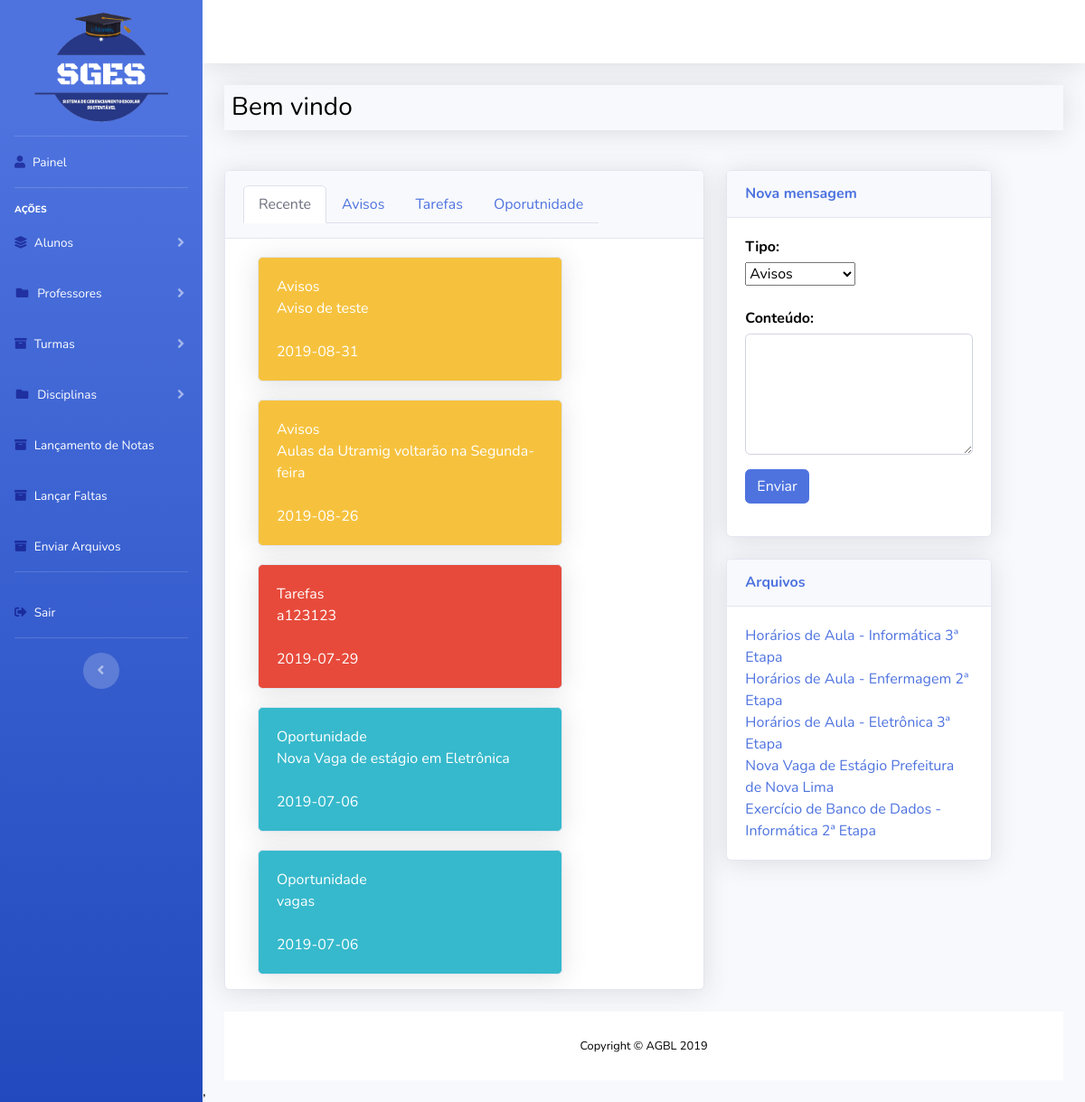
Page /admin/home.php (signed in) on the committed database.
### tables this page shows
CREATE TABLE IF NOT EXISTS `tbaviso` (
  `tbaviso_id` int(11) NOT NULL,
  `tipo` varchar(500) NOT NULL,
  `mensagem` varchar(500) NOT NULL,
  `data` date NOT NULL
);

CREATE TABLE IF NOT EXISTS `tbarquivos` (
  `idarquivo` int(11) NOT NULL,
  `nome_arquivo` varchar(255) NOT NULL,
  `tipo_arquivo` varchar(255) NOT NULL,
  `caminho_arquivo` varchar(255) NOT NULL,
  `tamanho_arquivo` varchar(255) NOT NULL
);

### classes/conecta.class.php (called while the page is built)
<?php
	class Conecta {
	public static $conn;
	public static function abrirConexao(){
	if (!isset (self::$conn)){
	self::$conn = new PDO('mysql:host=localhost;
	dbname=wpinfor09', 'root', '', array
	(PDO::MYSQL_ATTR_INIT_COMMAND=> "SET NAMES utf8"));
	}
	return self::$conn;
	 }
	}
?>

### admin/home.php (the view, shortened to what this page needs)
<?php
	include 'cabecalho.php';
	require_once "../classes/conecta.class.php";
?>
        <div class="container-fluid">
		  <div class="d-flex flex-column mb-4 shadow">
				<div class="p-2"><h1 class="h3 mb-0 align-items-center color-white">Bem vindo <?php echo $logado;?></h1></div>
          </div>
          <div class="row">
            <div class="col-xl-7 col-lg-5">
              <div class="card shadow mb-4">
                <div class="card-header py-3 d-flex flex-row align-items-center justify-content-between">
				   <ul class="nav nav-tabs" id="myTab" role="tablist">
					  <li class="nav-item">
						<a class="nav-link active" id="home-tab" data-toggle="tab" href="#home" role="tab" aria-controls="home" aria-selected="true">Recente</a>
					  </li>
					  <li class="nav-item">
							<a class="nav-link" id="profile-tab" data-toggle="tab" href="#profile" role="tab" aria-controls="profile" aria-selected="false">Avisos</a>
						  </li>
						  <li class="nav-item">
							<a class="nav-link" id="contact-tab" data-toggle="tab" href="#contact" role="tab" aria-controls="contact" aria-selected="false">Tarefas</a>
						  </li>
						  <li class="nav-item">
							<a class="nav-link" id="contact2-tab" data-toggle="tab" href="#contact2" role="tab" aria-controls="contact" aria-selected="false">Oporutnidade</a>
						  </li>
					  </ul>
			   </div>
				<div id="section1" class="container-fluid" id="recente">
					<div class="tab-content" id="myTabContent">
					  <div class="tab-pane fade show active" id="home" role="tabpanel" aria-labelledby="home-tab">
						<?php
                        $sql = " SELECT * from tbaviso ORDER BY data DESC LIMIT 5;";
                        $stmt = Conecta::abrirConexao()->prepare($sql);
                        $stmt->execute();
                        $linhas = $stmt->fetchAll(PDO::FETCH_ASSOC);
                          foreach ( $linhas as $linha ) {
							echo '<div class="col-lg-9 mb-3">
									<div class="card ';
									if ($linha["tipo"]== "Tarefas") {
										echo "bg-danger";
									}else if ($linha["tipo"] == "Avisos"){
										echo "bg-warning";
									}else if ($linha["tipo"] == "Oportunidade"){
										echo "bg-info";
									}
									echo ' text-white shadow">
									<div class="card-body">';
                            echo ("<tr><td>");
                            echo($linha['tipo']);
                            echo("</td><br><td>");
                            echo($linha['mensagem']);
                            echo("</td><br><td>");
                            echo($linha['data']);
                            echo("</td><br></tr>");
                           ?>
						   </div>
						   </div>
						   </div>
						   <?php
						    }
						?>
					  </div>
					</div>
              </div>
            </div>
			</div>
            <div class="col-xl-4 col-lg-4">
              <div class="card shadow mb-4">
                <div class="card-header py-3 d-flex flex-row align-items-left justify-content-between">
                  <h6 class="m-0 font-weight-bold text-primary">Nova mensagem</h6>
                </div>
                <div class="card-body">
                  <form action="arquivar.php" method="POST">
                     <div class="form-group">
                     <label for="comment" style="margin-bottom:5px;"><b>Tipo:</b></label>
                      <div class="form-group ">
                       <select name="tipo" align="center">
                            <option>Avisos</option>
                          </select>
						  <br><br>
						  <label for="comment" style="margin-bottom:5px;"><b>Conteúdo:</b></label>
						  <textarea class="form-control" rows="5" id="comment" name="mensagem"></textarea>
                    </div>
                    <button class="btn btn-primary" type="submit">Enviar</button>
              </div>
            </div>
            </div>
             <div class="card shadow mb-4">
                <div class="card-header py-3 d-flex flex-row align-items-left justify-content-between">
                  <h6 class="m-0 font-weight-bold text-primary" >Arquivos</h6>
                </div>
                <div class="card-body">
					<?php
					$sql = "SELECT * FROM tbarquivos;";
					$stmt = Conecta::abrirConexao()->prepare($sql);
					$stmt->execute();
					$linhas = $stmt->fetchAll(PDO::FETCH_ASSOC);
					foreach ( $linhas as $linha ) {
							echo '<a href="'.$linha['nome_arquivo'].'" download>'.$linha['nome_arquivo'].'</a><br>';
						}
					?>
				</div>
            </div>
          </div>
      </div>
<?php
	include 'rodape.php';
?>

### rows in the picture
tbaviso: tipo "Avisos", mensagem "Aviso de teste", data "2019-08-31"
tbaviso: tipo "Avisos", mensagem "Aulas da Utramig voltarão na Segunda-feira", data "2019-08-26"
tbaviso: tipo "Tarefas", mensagem "a123123", data "2019-07-29"
tbaviso: tipo "Oportunidade", mensagem "Nova Vaga de estágio em Eletrônica", data "2019-07-06"
tbaviso: tipo "Oportunidade", mensagem "vagas", data "2019-07-06"
tbarquivos: nome_arquivo "Horários de Aula - Informática 3ª Etapa"
tbarquivos: nome_arquivo "Horários de Aula - Enfermagem 2ª Etapa"
tbarquivos: nome_arquivo "Horários de Aula - Eletrônica 3ª Etapa"
tbarquivos: nome_arquivo "Nova Vaga de Estágio Prefeitura de Nova Lima"
tbarquivos: nome_arquivo "Exercício de Banco de Dados - Informática 2ª Etapa"
